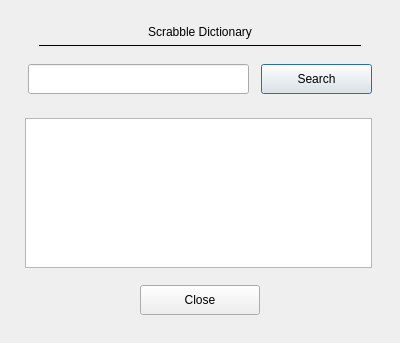
<?xml version="1.0" encoding="UTF-8"?>
<ui version="4.0">
 <class>dictionary</class>
 <widget class="QDialog" name="dictionary">
  <property name="geometry">
   <rect>
    <x>0</x>
    <y>0</y>
    <width>400</width>
    <height>313</height>
   </rect>
  </property>
  <property name="sizePolicy">
   <sizepolicy hsizetype="Minimum" vsizetype="Minimum">
    <horstretch>0</horstretch>
    <verstretch>0</verstretch>
   </sizepolicy>
  </property>
  <property name="windowTitle">
   <string>Dialog</string>
  </property>
  <layout class="QVBoxLayout" name="verticalLayout">
   <property name="spacing">
    <number>0</number>
   </property>
   <property name="leftMargin">
    <number>10</number>
   </property>
   <property name="topMargin">
    <number>10</number>
   </property>
   <property name="rightMargin">
    <number>10</number>
   </property>
   <property name="bottomMargin">
    <number>10</number>
   </property>
   <item>
    <widget class="QFrame" name="frame">
     <property name="frameShape">
      <enum>QFrame::NoFrame</enum>
     </property>
     <property name="frameShadow">
      <enum>QFrame::Raised</enum>
     </property>
     <layout class="QVBoxLayout" name="verticalLayout_2">
      <item>
       <widget class="QFrame" name="title_container">
        <property name="sizePolicy">
         <sizepolicy hsizetype="Preferred" vsizetype="Fixed">
          <horstretch>0</horstretch>
          <verstretch>0</verstretch>
         </sizepolicy>
        </property>
        <property name="frameShape">
         <enum>QFrame::NoFrame</enum>
        </property>
        <property name="frameShadow">
         <enum>QFrame::Raised</enum>
        </property>
        <layout class="QHBoxLayout" name="horizontalLayout_4">
         <property name="spacing">
          <number>0</number>
         </property>
         <property name="leftMargin">
          <number>0</number>
         </property>
         <property name="topMargin">
          <number>6</number>
         </property>
         <property name="rightMargin">
          <number>0</number>
         </property>
         <property name="bottomMargin">
          <number>0</number>
         </property>
         <item>
          <widget class="QLabel" name="title">
           <property name="text">
            <string>Scrabble Dictionary</string>
           </property>
           <property name="alignment">
            <set>Qt::AlignCenter</set>
           </property>
          </widget>
         </item>
        </layout>
       </widget>
      </item>
      <item>
       <widget class="QFrame" name="line_container">
        <property name="sizePolicy">
         <sizepolicy hsizetype="Preferred" vsizetype="Preferred">
          <horstretch>0</horstretch>
          <verstretch>0</verstretch>
         </sizepolicy>
        </property>
        <property name="minimumSize">
         <size>
          <width>0</width>
          <height>0</height>
         </size>
        </property>
        <property name="maximumSize">
         <size>
          <width>16777215</width>
          <height>160</height>
         </size>
        </property>
        <property name="frameShape">
         <enum>QFrame::NoFrame</enum>
        </property>
        <property name="frameShadow">
         <enum>QFrame::Plain</enum>
        </property>
        <layout class="QHBoxLayout" name="horizontalLayout_5">
         <property name="spacing">
          <number>0</number>
         </property>
         <property name="leftMargin">
          <number>20</number>
         </property>
         <property name="topMargin">
          <number>0</number>
         </property>
         <property name="rightMargin">
          <number>20</number>
         </property>
         <property name="bottomMargin">
          <number>0</number>
         </property>
         <item>
          <widget class="QFrame" name="line">
           <property name="minimumSize">
            <size>
             <width>0</width>
             <height>1</height>
            </size>
           </property>
           <property name="maximumSize">
            <size>
             <width>16777215</width>
             <height>1</height>
            </size>
           </property>
           <property name="frameShape">
            <enum>QFrame::HLine</enum>
           </property>
           <property name="frameShadow">
            <enum>QFrame::Plain</enum>
           </property>
           <property name="lineWidth">
            <number>1</number>
           </property>
          </widget>
         </item>
        </layout>
       </widget>
      </item>
      <item>
       <widget class="QFrame" name="input_container">
        <property name="frameShape">
         <enum>QFrame::NoFrame</enum>
        </property>
        <property name="frameShadow">
         <enum>QFrame::Raised</enum>
        </property>
        <layout class="QHBoxLayout" name="horizontalLayout_2">
         <property name="spacing">
          <number>12</number>
         </property>
         <property name="topMargin">
          <number>12</number>
         </property>
         <item>
          <widget class="QLineEdit" name="text_input">
           <property name="sizePolicy">
            <sizepolicy hsizetype="Expanding" vsizetype="Fixed">
             <horstretch>2</horstretch>
             <verstretch>0</verstretch>
            </sizepolicy>
           </property>
           <property name="minimumSize">
            <size>
             <width>0</width>
             <height>30</height>
            </size>
           </property>
           <property name="maximumSize">
            <size>
             <width>16777215</width>
             <height>30</height>
            </size>
           </property>
          </widget>
         </item>
         <item>
          <widget class="QPushButton" name="search_button">
           <property name="sizePolicy">
            <sizepolicy hsizetype="Minimum" vsizetype="Fixed">
             <horstretch>1</horstretch>
             <verstretch>0</verstretch>
            </sizepolicy>
           </property>
           <property name="minimumSize">
            <size>
             <width>0</width>
             <height>30</height>
            </size>
           </property>
           <property name="toolTip">
            <string>Look up word</string>
           </property>
           <property name="text">
            <string>Search</string>
           </property>
          </widget>
         </item>
        </layout>
       </widget>
      </item>
      <item>
       <widget class="QFrame" name="output_container">
        <property name="sizePolicy">
         <sizepolicy hsizetype="Minimum" vsizetype="Minimum">
          <horstretch>0</horstretch>
          <verstretch>0</verstretch>
         </sizepolicy>
        </property>
        <property name="frameShape">
         <enum>QFrame::NoFrame</enum>
        </property>
        <property name="frameShadow">
         <enum>QFrame::Raised</enum>
        </property>
        <layout class="QHBoxLayout" name="horizontalLayout_3">
         <property name="leftMargin">
          <number>6</number>
         </property>
         <property name="bottomMargin">
          <number>2</number>
         </property>
         <item>
          <widget class="QTextEdit" name="text_output">
           <property name="sizePolicy">
            <sizepolicy hsizetype="Expanding" vsizetype="Fixed">
             <horstretch>0</horstretch>
             <verstretch>0</verstretch>
            </sizepolicy>
           </property>
           <property name="minimumSize">
            <size>
             <width>0</width>
             <height>150</height>
            </size>
           </property>
           <property name="maximumSize">
            <size>
             <width>16777215</width>
             <height>150</height>
            </size>
           </property>
          </widget>
         </item>
        </layout>
       </widget>
      </item>
      <item>
       <widget class="QFrame" name="button_container">
        <property name="frameShape">
         <enum>QFrame::NoFrame</enum>
        </property>
        <property name="frameShadow">
         <enum>QFrame::Raised</enum>
        </property>
        <layout class="QHBoxLayout" name="horizontalLayout">
         <item>
          <widget class="QPushButton" name="close_button">
           <property name="sizePolicy">
            <sizepolicy hsizetype="Fixed" vsizetype="Fixed">
             <horstretch>0</horstretch>
             <verstretch>0</verstretch>
            </sizepolicy>
           </property>
           <property name="minimumSize">
            <size>
             <width>120</width>
             <height>30</height>
            </size>
           </property>
           <property name="maximumSize">
            <size>
             <width>120</width>
             <height>30</height>
            </size>
           </property>
           <property name="text">
            <string>Close</string>
           </property>
          </widget>
         </item>
        </layout>
       </widget>
      </item>
     </layout>
    </widget>
   </item>
  </layout>
 </widget>
 <resources/>
 <connections/>
</ui>
